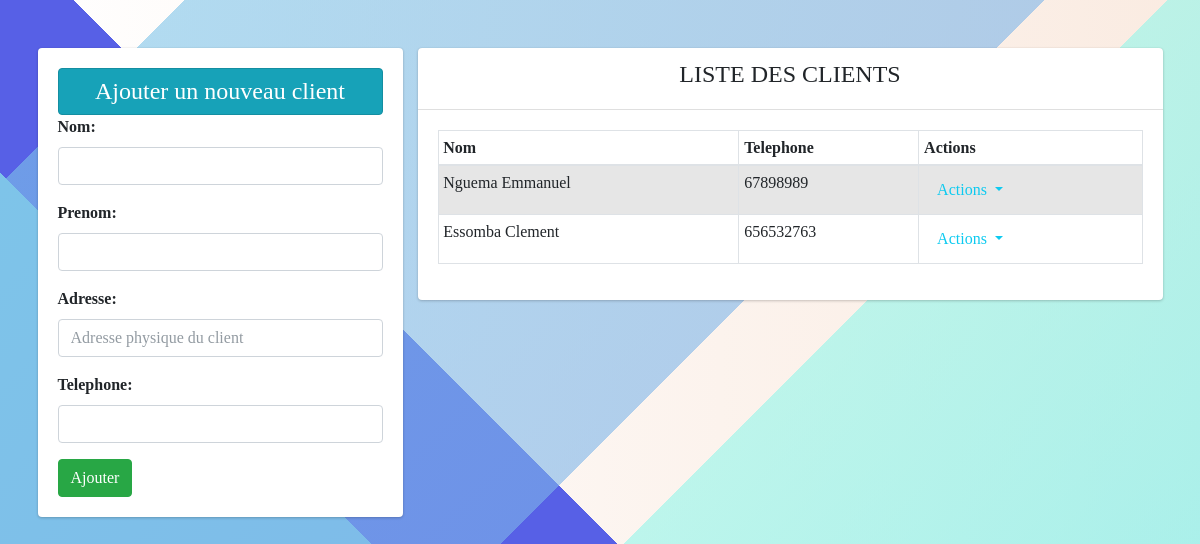
The app's page /client/, older data.
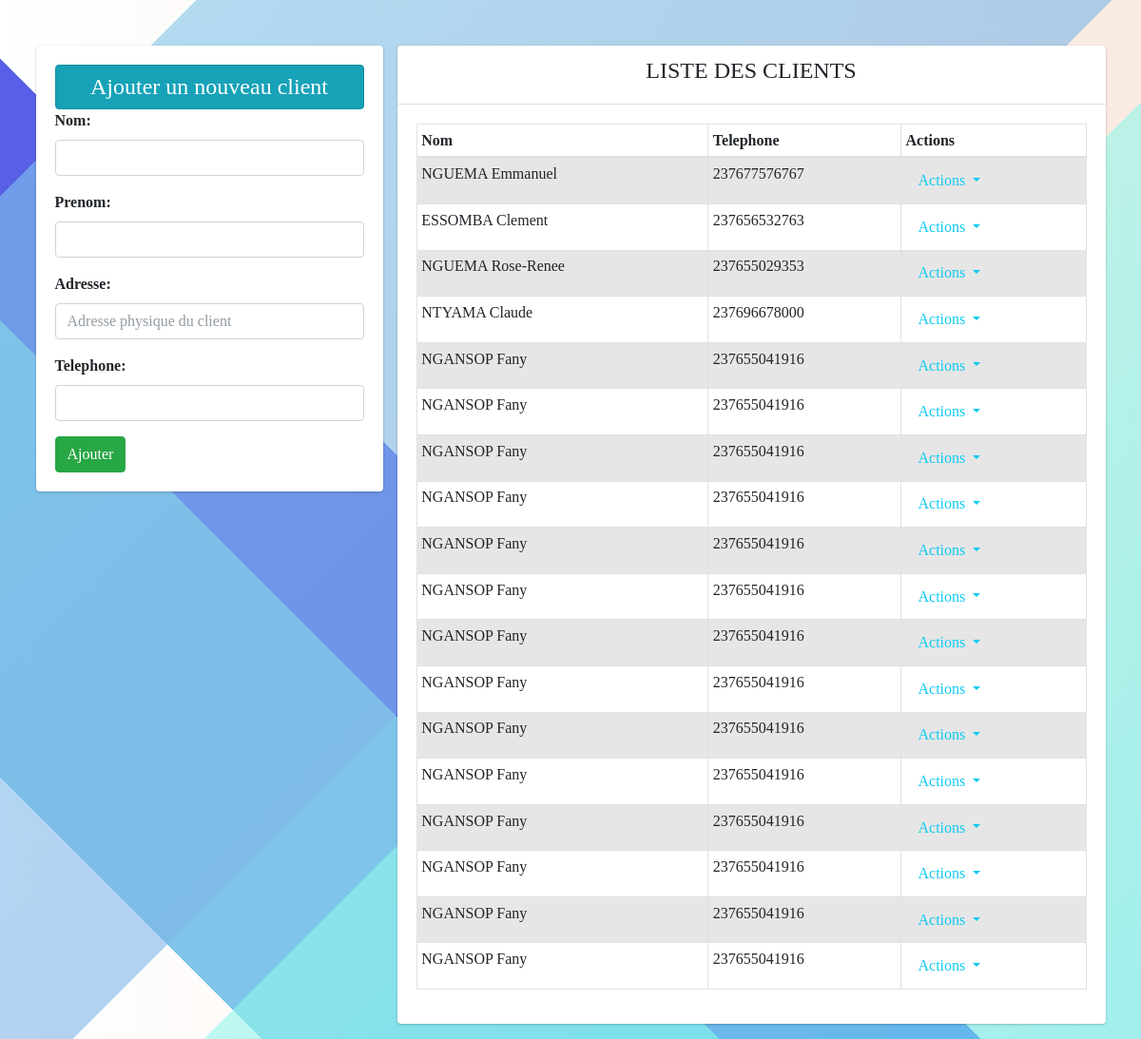
The same page, newer data.
### client/models.py (models this page shows, shortened)
class Client(models.Model):
    nom = models.CharField(max_length=70)
    prenom = models.CharField(max_length=70)
    telephone = models.IntegerField(max_length=70)
    adresse = models.CharField(max_length=200)
    dtn=models.DateField(blank=True)
    lieu = models.CharField(max_length=200,blank=True, null=True)
    photo = models.ImageField(null=True, blank=True, upload_to="photos/")
    created_at = models.DateTimeField(auto_now_add=True,blank=True)
    updated_at = models.DateTimeField(auto_now=True,blank=True)
    agence = models.ForeignKey(Agence, null=True, on_delete=models.SET_NULL)
    user = models.ForeignKey(User, null=True, on_delete=models.SET_NULL)

### client/views.py (the view)
# urls.py: path('client/',views.traiter_client, name = "edit"),
def traiter_client(request):
    if request.method == 'POST':
        fm = ClientStore(request.POST)
        if fm.is_valid():
            nom = fm.cleaned_data['nom']
            pren = fm.cleaned_data['prenom']
            tel = fm.cleaned_data['telephone']
            adr = fm.cleaned_data['adresse']
            reg = Client(nom = nom, prenom = pren, telephone =tel , adresse = adr)
            reg.save()
            fm = ClientStore()
    else:
        fm = ClientStore()
    clien = Client.objects.all()
    return render(request, 'Clients/edit.html',{'form':fm, 'cli':clien})

### client/forms.py
class ClientStore(forms.ModelForm):
    class Meta:
        model = Client
        fields = ['nom', 'prenom', 'adresse', 'telephone']
        widgets = {
            'nom': forms.TextInput(attrs={'class': 'form-control'}),
            'prenom': forms.TextInput(attrs={'class': 'form-control'}),
            'telephone': forms.TextInput(attrs={'class': 'form-control'}),
            'adresse': forms.TextInput(attrs={'class': 'form-control','placeholder':'Adresse physique du client'}),
            'dtn': forms.DateField(),
            'lieu': forms.CharField(),
            'photo':forms.ImageField(),
        }

### client/templates/Clients/edit.html (shortened to what this page needs)
{% extends 'Clients/client.html' %}
{% block content %}
<div class="row">
    <div class="col-md-4 col-sm-12">
      <div class="card">
        <div class="card-body">
          <h4 class="text-center alert alert alert-info ">Ajouter un nouveau client </h4>
          <form action="" method="POST">
              {{form.as_p}}
              <input type="submit" class="btn btn-success" value="Ajouter">
          </form>
        </div>
      </div>
    </div>
    <div class="col-md-8 col-sm-12">
        <div class="card">
          <div class="card-header"><h4 class="text-center">LISTE DES CLIENTS</h4></div>
          <div class="card-body">
            <div class="table-responsive">
        {% if cli %}
        <table class="table table-hover table-bordered table-sm table-striped data-table">
            <thead>
              <tr>
                <th scope="col">Nom</th>
                <th scope="col">Telephone</th>
                <th scope="col">Actions</th>
              </tr>
            </thead>
            <tbody>
                {% for st in cli %}
                  <tr>
                    <td><a href="/client/show/{{st.id}}" class="">{{st.nom}} {{st.prenom}}</a></td>
                    <td>{{st.telephone}}</td>
                    <td>
                      <div class="dropdown">
                        <button class="btn link-info dropdown-toggle" type="button" id="dropdownMenuButton" data-toggle="dropdown" aria-haspopup="true" aria-expanded="false">
                          Actions
                        </button>
                      </div>
                    </td>
                  </tr>
                  {% endfor %}
                </tbody>
              </table>
            {% else %}
            <h4 class="text-center alert alert-warning">Pas d'enregistrement</h4>
            {% endif %}
            </div>
          </div>
        </div>
    </div>
</div>
{% endblock content %}

Row changes from the older to the newer data that the page shows:
changed Client "Emmanuel": nom "Nguema" → "NGUEMA"; telephone "67898989" → "237677576767"
changed Client "Clement": nom "Essomba" → "ESSOMBA"; telephone "656532763" → "237656532763"
added Client: nom "NGUEMA", prenom "Rose-Renee", telephone "237655029353"
added Client: nom "NTYAMA", prenom "Claude", telephone "237696678000"
added Client: nom "NGANSOP", prenom "Fany", telephone "237655041916"
added Client: nom "NGANSOP", prenom "Fany", telephone "237655041916"
added Client: nom "NGANSOP", prenom "Fany", telephone "237655041916"
added Client: nom "NGANSOP", prenom "Fany", telephone "237655041916"
added Client: nom "NGANSOP", prenom "Fany", telephone "237655041916"
added Client: nom "NGANSOP", prenom "Fany", telephone "237655041916"
added Client: nom "NGANSOP", prenom "Fany", telephone "237655041916"
added Client: nom "NGANSOP", prenom "Fany", telephone "237655041916"
added Client: nom "NGANSOP", prenom "Fany", telephone "237655041916"
added Client: nom "NGANSOP", prenom "Fany", telephone "237655041916"
added Client: nom "NGANSOP", prenom "Fany", telephone "237655041916"
added Client: nom "NGANSOP", prenom "Fany", telephone "237655041916"
added Client: nom "NGANSOP", prenom "Fany", telephone "237655041916"
added Client: nom "NGANSOP", prenom "Fany", telephone "237655041916"
